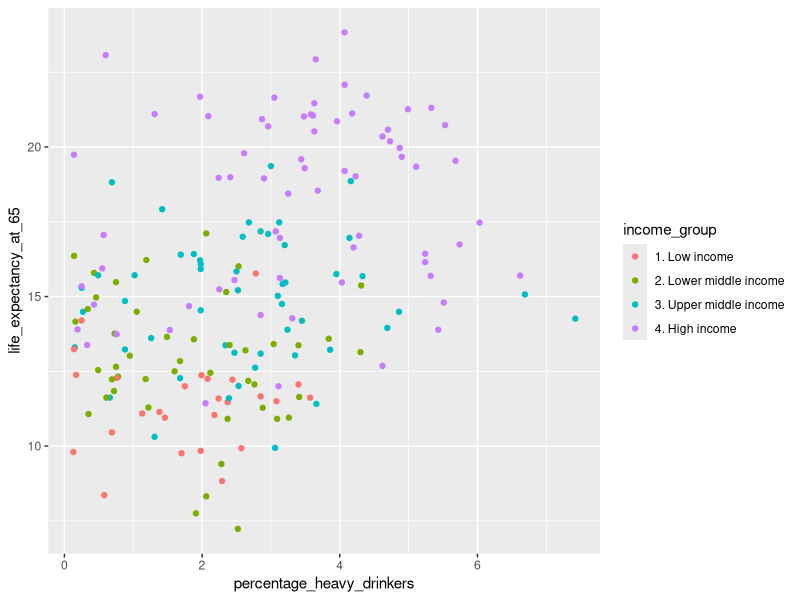
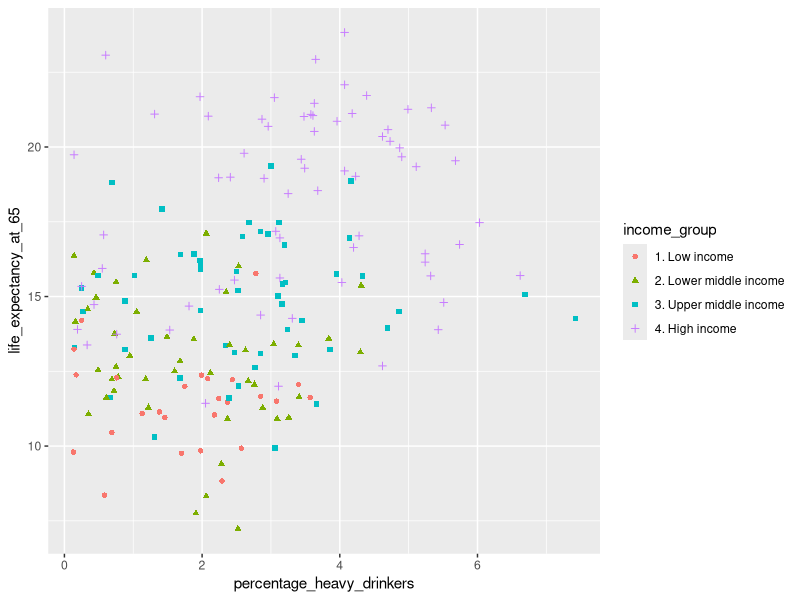
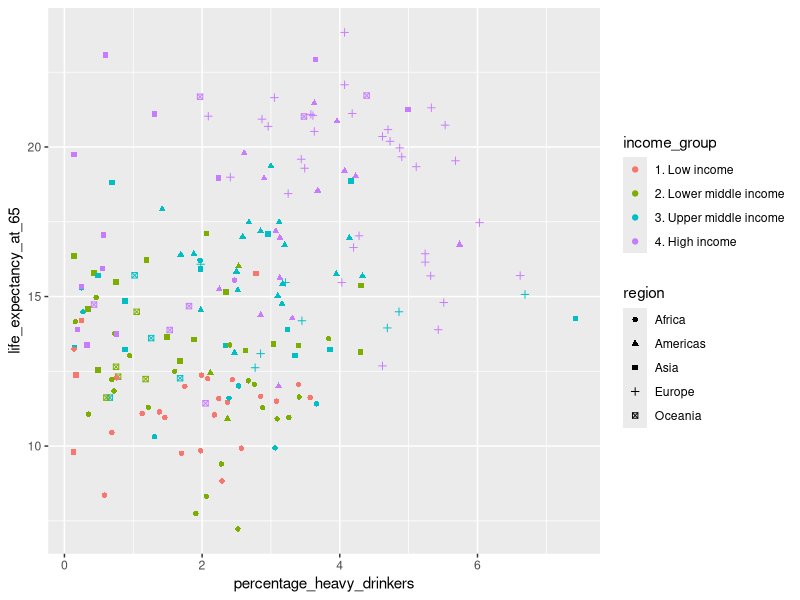
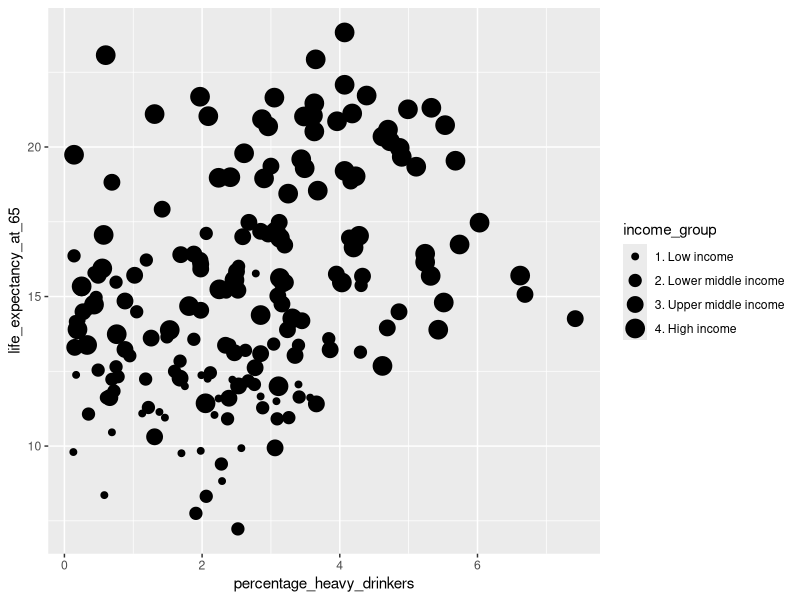
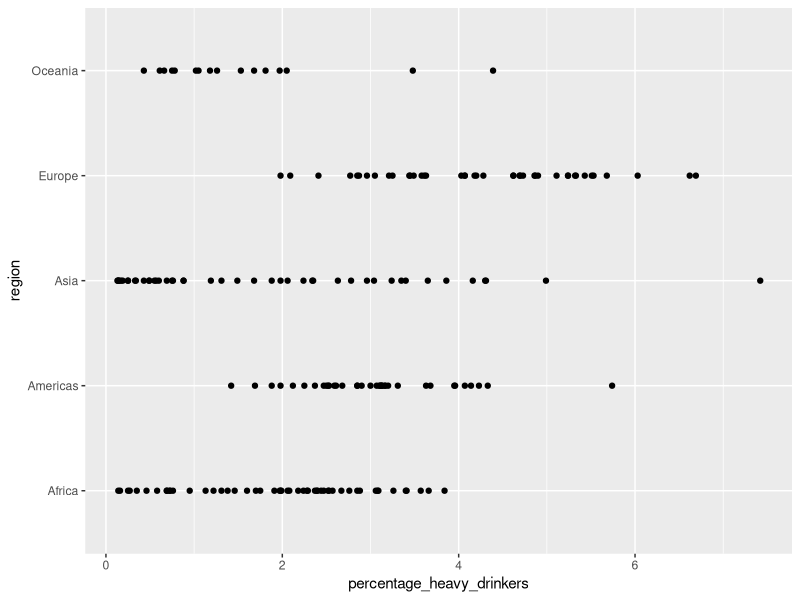
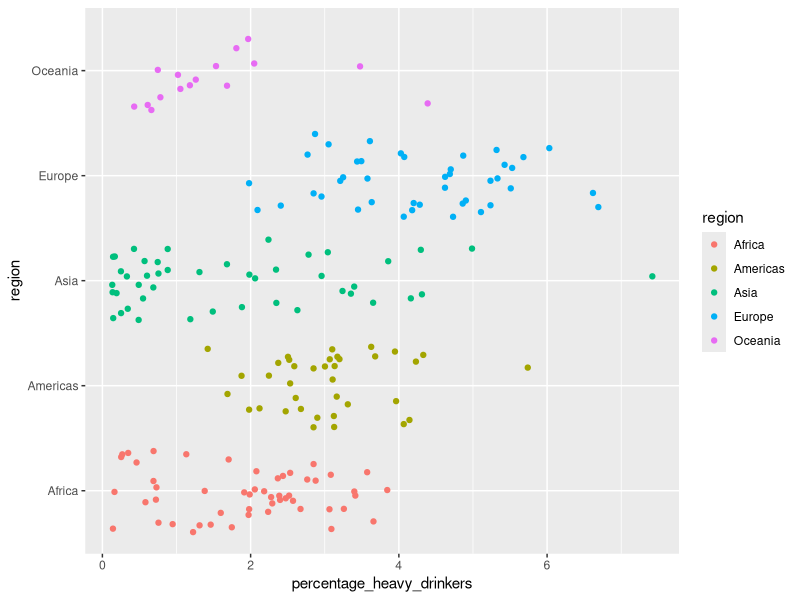
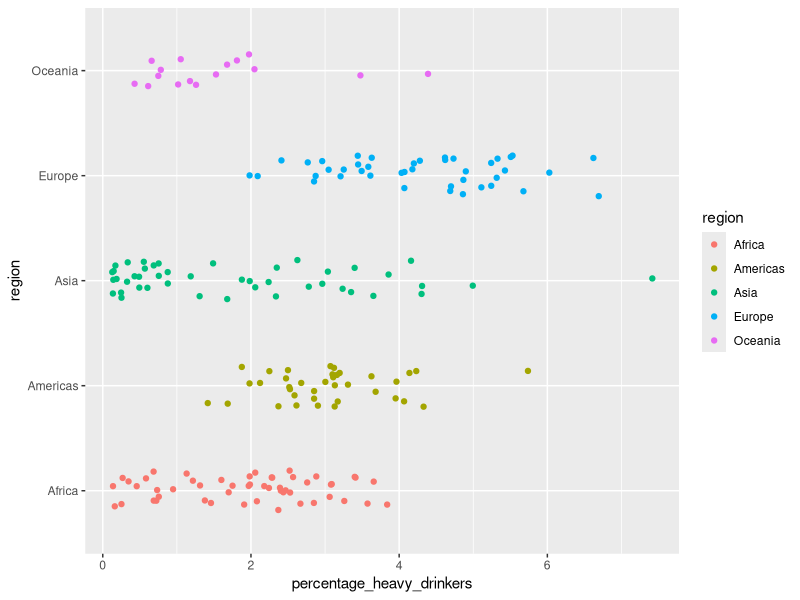
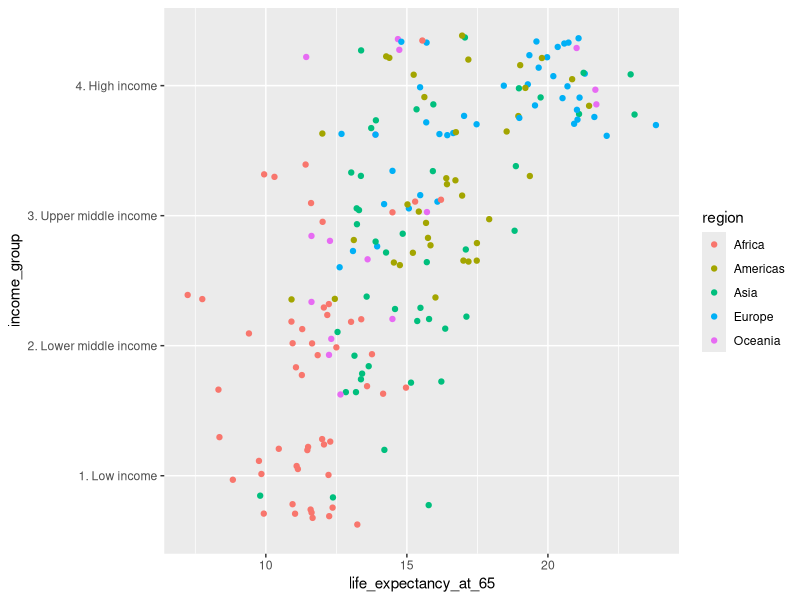

These figures' R source, in order: (Note: this script raises an error after producing the figures.)
## ---- chunk 1
#| echo: false
#| output: false
# Tidyverse is so noisy when imported the first time, so let's do it here in silence
library(tidyverse)
options(readr.show_col_types = FALSE)
## ---- chunk 2
library(tidyverse)


income_df <- read_csv('data/income_lifeexp_alcohol.csv')

ggplot(income_df) +
    aes(
        x=percentage_heavy_drinkers, 
        y=life_expectancy_at_65, 
        color=income_group
    ) +
    geom_point()
## ---- chunk 3
ggplot(income_df) +
    aes(
        x=percentage_heavy_drinkers, 
        y=life_expectancy_at_65, 
        color=income_group,
        shape=income_group
    ) + 
    geom_point()
## ---- chunk 4
ggplot(income_df) +
    aes(
        x=percentage_heavy_drinkers, 
        y=life_expectancy_at_65, 
        color=income_group,
        shape=region
    ) + 
    geom_point()
## ---- chunk 5

ggplot(income_df) +
    aes(
        x=percentage_heavy_drinkers, 
        y=life_expectancy_at_65, 
        size=income_group,
    ) + 
    geom_point()
## ---- chunk 6
ggplot(income_df) + 
    aes(
        x=percentage_heavy_drinkers, 
        y=region, 
    ) + 
    geom_point()
## ---- chunk 7
ggplot(income_df) + 
    aes(
        x=percentage_heavy_drinkers, 
        y=region, 
        color=region
    ) + 
    geom_jitter()
## ---- chunk 8
ggplot(income_df) + 
    aes(
        x=percentage_heavy_drinkers, 
        y=region, 
        color=region
    ) + 
    geom_jitter(height=0.2)
## ---- chunk 9
ggplot(income_df) + 
    aes(
        x=life_expectancy_at_65,
        y=income_group,
        color=region
    ) +
    geom_jitter()
## ---- chunk 10
ggplot(income_df) +
    aes(
        x = percentage_heavy_drinkers, 
        y = life_expectancy_at_65
    ) +
    geom_point() +
    facet_wrap(vars(income_group), ncol=1)
## ---- chunk 11
ggplot(income_df) +
    aes(
        x = percentage_heavy_drinkers, 
        y = life_expectancy_at_65,
        color=income_group
    ) +
    geom_point() +
    facet_wrap(vars(region), ncol=2)
## ---- chunk 12
#| echo: false
api = "{{< env URL >}}"
ojs_define(apiUrl = api)
## ---- chunk 13
#| echo: false

wellbeing_df <- readr::read_csv('data/MH_data_processed_3.csv', show_col_types=FALSE)
## ---- chunk 14
ggplot(wellbeing_df) +
    aes(
        x = region, 
        y = MHQ_score, 
        color = region
    ) +
    geom_point() +
    facet_wrap(~ age_group)
## ---- chunk 15

ggplot(wellbeing_df) +
    aes(
        x = region, 
        y = MHQ_score, 
        color = region
    ) +
    geom_point() +
    facet_wrap(~ age_group)
